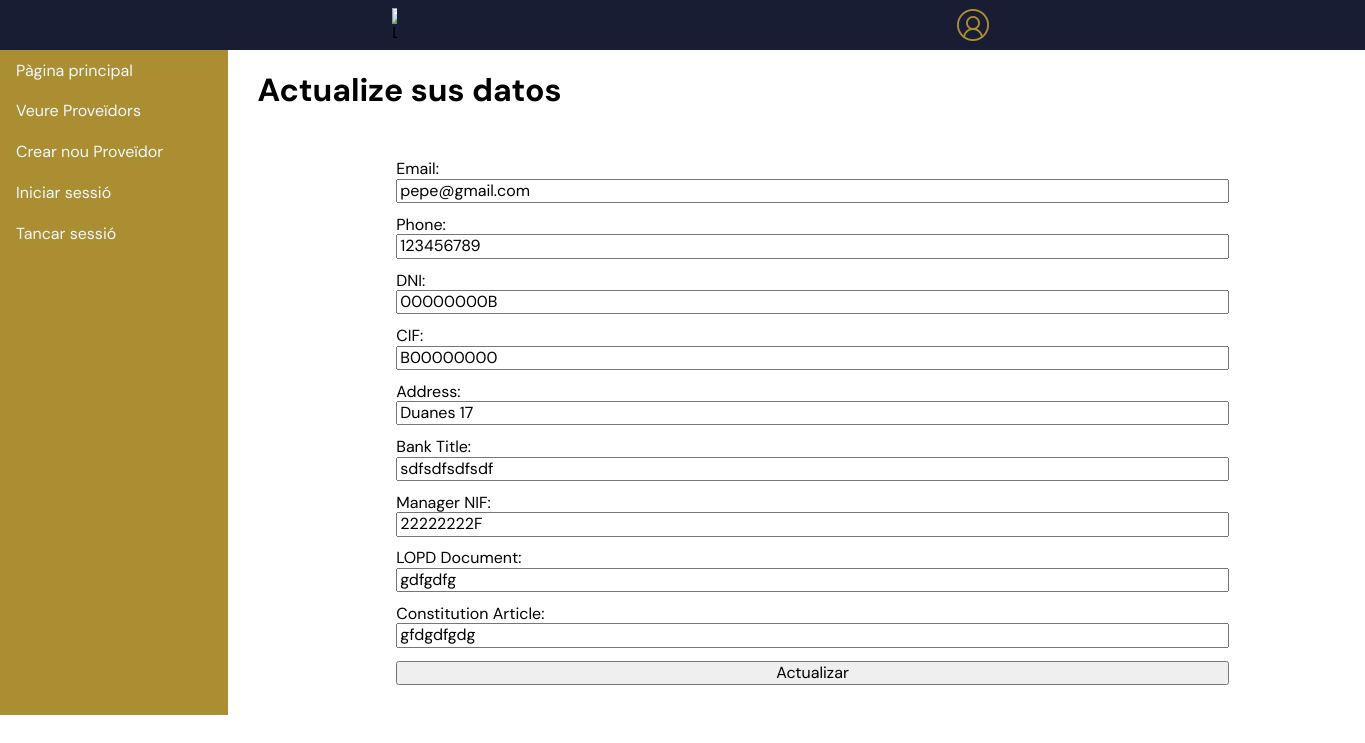
Page /javi/provider_update.php?id=1 on the committed database.
### tables this page shows
CREATE TABLE `provider` (
  `id` int(11) NOT NULL,
  `email` varchar(255) NOT NULL,
  `phone` varchar(20) NOT NULL,
  `dni` varchar(20) NOT NULL,
  `cif` varchar(20) NOT NULL,
  `address` varchar(255) NOT NULL,
  `bank_title` varchar(255) NOT NULL,
  `manager_nif` varchar(20) NOT NULL,
  `lopd_doc` varchar(255) NOT NULL,
  `constitution_article` varchar(255) NOT NULL
);

### javi/src/Core/View.php (called while the page is built, shortened)
<?php
class View
{
    static public function render(string $view, string $layout = 'default', array $data = []): string {
        extract($data);
        require __DIR__ . "/../../views/{$view}.view.php";
        $content = ob_get_clean();
        return $content;
    }
}

### javi/src/Core/Repository.php (called while the page is built, shortened)
<?php
abstract class Repository
{
    public function __construct(PDO $pdo, string $entityClassName) {
        $this->pdo = $pdo;
    }
}

### javi/src/Repository/ProviderRepository.php (called while the page is built, shortened)
<?php
require __DIR__ . '/../Core/Repository.php';
class ProviderRepository extends Repository
{
    public function find(int $id): EntityInterface
    {
        try {
            $pdoStatement = $this->pdo->prepare("SELECT * FROM provider WHERE id = :id");
            $pdoStatement->setFetchMode(PDO::FETCH_ASSOC);
            $pdoStatement->bindValue(':id',$id);
            $pdoStatement->execute();
            $row = $pdoStatement->fetch(PDO::FETCH_ASSOC);
            if($row){
                $provider = Provider::fromArray($row);
                return $provider;
            }
        }
        catch(Exception $e) {
            echo $e->getMessage();
        }
        throw new Exception("Provider not found");
    }
}

### javi/config/config.php (called while the page is built)
<?php
return ["database" => [
    'host' => '10.2.218.254',
    'dbname' => 'beta_db_bhec_23112023',
    'username' => 'root',
    'password' => 'secret']
];

### javi/src/Core/Database.php (called while the page is built, shortened)
<?php
class Database
{
    private PDO $connection;
    public function __construct(array $config)
    {
        try {
            $host = $config['host'];
            $dbName = $config['dbname'];
            $username = $config['username'];
            $password = $config['password'];
            $this->connection = new PDO("mysql:host=$host;port=3307;dbname=$dbName", $username, $password);
            $this->connection->setAttribute(PDO::ATTR_ERRMODE, PDO::ERRMODE_EXCEPTION);
        } catch (PDOException $e) {
            die($e->getMessage());
        }
    }
    public function getConnection(): PDO {
        return $this->connection;
    }
}

### javi/src/Entity/Provider.php (called while the page is built, shortened)
<?php
class Provider implements EntityInterface
{
    private string $email;
    private string $phone;
    private string $dni;
    private string $cif;
    private string $address;
    private string $bankTitle;
    private string $managerNIF;
    private string $LOPDdoc;
    private string $constitutionArticle;
    public function getEmail(): string
    {
        return $this->email;
    }
    public function setEmail(string $email): void
    {
        $this->email = $email;
    }
    public function getPhone(): string
    {
        return $this->phone;
    }
    public function setPhone(string $phone): void
    {
        $this->phone = $phone;
    }
    public function getDni(): string
    {
        return $this->dni;
    }
    public function setDni(string $dni): void
    {
        $this->dni = $dni;
    }
    public function getCif(): string
    {
        return $this->cif;
    }
    public function setCif(string $cif): void
    {
        $this->cif = $cif;
    }
    public function getAddress(): string
    {
        return $this->address;
    }
    public function setAddress(string $address): void
    {
        $this->address = $address;
    }
    public function getBankTitle(): string
    {
        return $this->bankTitle;
    }
    public function setBankTitle(string $bankTitle): void
    {
        $this->bankTitle = $bankTitle;
    }
    public function getManagerNIF(): string
    {
        return $this->managerNIF;
    }
    public function setManagerNIF(string $managerNIF): void
    {
        $this->managerNIF = $managerNIF;
    }
    public function getLOPDdoc(): string
    {
        return $this->LOPDdoc;
    }
    public function setLOPDdoc(string $LOPDdoc): void
    {
        $this->LOPDdoc = $LOPDdoc;
    }
    public function getConstitutionArticle(): string
    {
        return $this->constitutionArticle;
    }
    public function setConstitutionArticle(string $constitutionArticle): void
    {
        $this->constitutionArticle = $constitutionArticle;
    }
    public static function fromArray(array $array): EntityInterface
    {
        $provider = new Provider();
        $provider->setId($array["id"]);
        $provider->setEmail($array["email"]);
        $provider->setPhone($array["phone"]);
        $provider->setDni($array["dni"]);
        $provider->setCif($array["cif"]);
        $provider->setAddress($array["address"]);
        $provider->setBankTitle($array["bank_title"]);
        $provider->setManagerNIF($array["manager_nif"]);
        $provider->setLOPDdoc($array["lopd_doc"]);
        $provider->setConstitutionArticle($array["constitution_article"]);
        return $provider;
    }
}

### javi/views/provider_update.view.php (the view, shortened to what this page needs)
<?php
$id = $_GET['id']??"";
?>
<div class="container">
    <h1>Actualize sus datos</h1>
    <form action="../provider_update_process.php?id=<?=$id ?>" id="form-control" method="post" novalidate="novalidate">
        <div class="form-group">
            <label for="email">Email:</label>
            <input type="email" name="email" id="email" value="<?= $provider->getEmail() ?>" required><span id="emailError" class="error"></span>
        </div>
        <div class="form-group">
            <label for="phone">Phone:</label>
            <input type="text" name="phone" id="phone" value="<?= $provider->getPhone() ?>" required><span id="phoneError" class="error"></span>
        </div>
        <div class="form-group">
            <label for="dni">DNI:</label>
            <input type="text" name="dni" id="dni" value="<?= $provider->getDni() ?>" required><span id="dniError" class="error"></span>
        </div>
        <div class="form-group">
            <label for="cif">CIF:</label>
            <input type="text" name="cif" id="cif" value="<?= $provider->getCif() ?>" required><span id="cifError" class="error"></span>
        </div>
        <div class="form-group">
            <label for="address">Address:</label>
            <input type="text" name="address" id="address" value="<?= $provider->getAddress() ?>" required><span id="addressError" class="error"></span>
        </div>
        <div class="form-group">
            <label for="bankTitle">Bank Title:</label>
            <input type="text" name="bankTitle" id="bankTitle" value="<?= $provider->getBankTitle() ?>" required><span id="bankTitleError" class="error"></span>
        </div>
        <div class="form-group">
            <label for="managerNIF">Manager NIF:</label>
            <input type="text" name="managerNIF" id="managerNIF" value="<?= $provider->getManagerNIF() ?>" required><span id="managerNIFError" class="error"></span>
        </div>
        <div class="form-group">
            <label for="LOPDdoc">LOPD Document:</label>
            <input type="text" name="LOPDdoc" id="LOPDdoc" value="<?= $provider->getLOPDdoc() ?>" required><span id="LOPDdocError" class="error"></span>
        </div>
        <div class="form-group">
            <label for="constitutionArticle">Constitution Article:</label>
            <input type="text" name="constitutionArticle" id="constitutionArticle" value="<?= $provider->getConstitutionArticle() ?>" required><span id="constitutionArticleError" class="error"></span>
        </div>
        <div class="form-group">
            <button type="submit">Actualizar</button>
        </div>
    </form>
</div>

### javi/assets/grid.css (style rules this page uses)
body { margin:0; }
.container { padding-right: 15px; padding-left: 15px; margin-right: auto; margin-left: auto; }
@media only screen and (min-width: 768px) { .container { width: 738px; } }
@media only screen and (min-width: 769px) { .container { width: 739px; } }
@media only screen and (min-width: 992px) { .container { width: 960px; } }
@media only screen and (min-width: 1200px) { .container { width: 1140px; } }

### javi/assets/main.css (style rules this page uses)
body { font-family: "DM Sans","Courier New", Courier, monospace; }
.form-group { display: flex; flex-direction: column; width: 75%; margin: .4em 0; }
#form-control { display: flex; flex-direction: column; justify-content: center; align-items: center; padding: 1.5em 0; }

### rows in the picture
provider: email "pepe@gmail.com", phone "123456789", dni "00000000B", cif "B00000000", address "Duanes 17", bankTitle "sdfsdfsdfsdf", managerNIF "22222222F", LOPDdoc "gdfgdfg", constitutionArticle "gfdgdfgdg"
